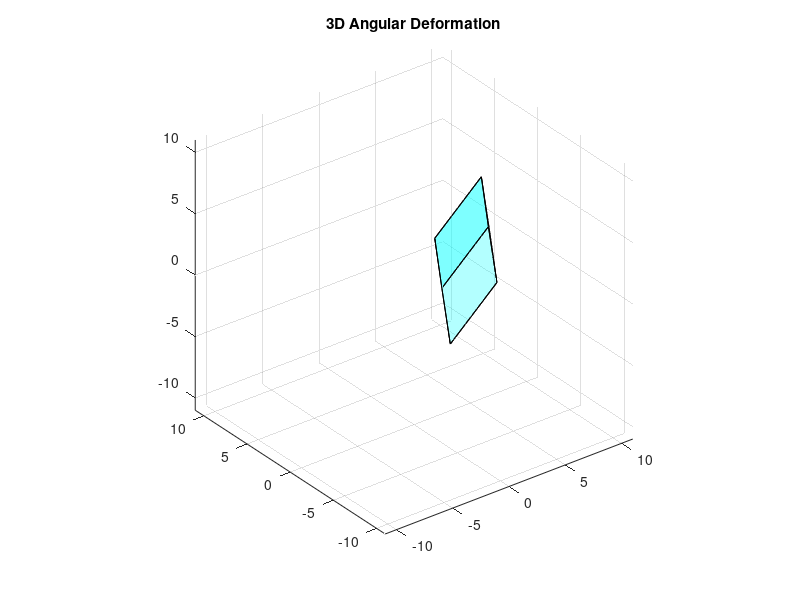

Here is the MATLAB script that generated this plot:
clc; clear; close all;

figure('Name', 'Combined 3D Fluid Element Motions: Translation, Rotation, Deformation, and Shear');
hold on;
axis equal;
xlim([-11 11]);
ylim([-11 11]);
zlim([-11 11]);
view(3);

% مختصات اولیه یک المان سیال (مکعب)
vertices = [-1 -1 -1; 1 -1 -1; 1 1 -1; -1 1 -1; -1 -1 1; 1 -1 1; 1 1 1; -1 1 1];
faces = [1 2 3 4; 5 6 7 8; 1 2 6 5; 2 3 7 6; 3 4 8 7; 4 1 5 8];

% تعداد فریمها در هر حرکت
num_frames = 50;
pause_time = 0.05;

% 1. انتقال در هر سه محور (Translation in x, y, z)
for t = 1:num_frames
    clf;
    % انتقال مکعب در هر سه محور
    translation_vertices = vertices + [t*0.05, t*0.03, t*0.04];
    patch('Vertices', translation_vertices, 'Faces', faces, 'FaceColor', 'b', 'FaceAlpha', 0.3, 'EdgeColor', 'k');
    title('3D Translation in x, y, z');
    axis equal;
    grid on;
    xlim([-11 11]);
    ylim([-11 11]);
    zlim([-11 11]);
    view(3);
    pause(pause_time);
end

% 2. چرخش حول هر سه محور (Rotation around x, y, z)
theta = linspace(0, pi/4, num_frames);
for t = 1:num_frames
    clf;
    % ماتریس چرخش برای هر سه محور
    Rx = [1, 0, 0;
          0, cos(theta(t)), -sin(theta(t));
          0, sin(theta(t)),  cos(theta(t))];
    Ry = [cos(theta(t)), 0, sin(theta(t));
          0, 1, 0;
          -sin(theta(t)), 0, cos(theta(t))];
    Rz = [cos(theta(t)), -sin(theta(t)), 0;
          sin(theta(t)), cos(theta(t)), 0;
          0, 0, 1];
    rot_vertices = (Rz * Ry * Rx * translation_vertices')';
    patch('Vertices', rot_vertices, 'Faces', faces, 'FaceColor', 'r', 'FaceAlpha', 0.3, 'EdgeColor', 'k');
    title('3D Rotation around x, y, z');
    axis equal;
    grid on;
    xlim([-11 11]);
    ylim([-11 11]);
    zlim([-11 11]);
    view(3);
    pause(pause_time);
end

% 3. تغییر شکل در هر سه جهت (Deformation in x, y, z)
for t = 1:num_frames
    clf;
    % تغییر اندازه در هر سه محور
    deform_vertices = rot_vertices .* [1 + 0.02 * t, 1 - 0.01 * t, 1 + 0.015 * t];
    patch('Vertices', deform_vertices, 'Faces', faces, 'FaceColor', 'g', 'FaceAlpha', 0.3, 'EdgeColor', 'k');
    title('3D Deformation in x, y, z');
    axis equal;
    grid on;
    xlim([-11 11]);
    ylim([-11 11]);
    zlim([-11 11]);
    view(3);
    pause(pause_time);
end

% 4. تغییر شکل زاویهای (Angular Deformation) - اعمال برش در هر سه محور
for t = 1:num_frames
    clf;
    % اعمال برش به سمت محور y و z
    shear_factor = 0.03 * t;
    shear_vertices = deform_vertices;
    shear_vertices(:,1) = shear_vertices(:,1) + shear_factor * shear_vertices(:,3); % برش در محور z
    shear_vertices(:,2) = shear_vertices(:,2) + shear_factor * shear_vertices(:,3); % برش در محور z
    patch('Vertices', shear_vertices, 'Faces', faces, 'FaceColor', 'c', 'FaceAlpha', 0.3, 'EdgeColor', 'k');
    title('3D Angular Deformation');
    axis equal;
    grid on;
    xlim([-11 11]);
    ylim([-11 11]);
    zlim([-11 11]);
    view(3);
    pause(pause_time);
end

grid on;
hold off;
